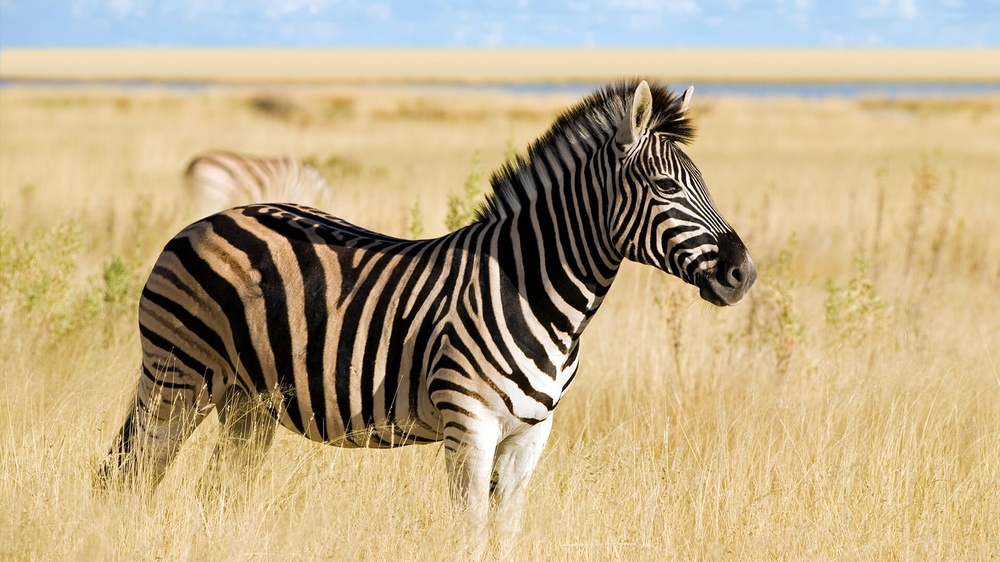
#> input picture Assignment_32/inputs/zeb.jpg, 1000 x 562 px, shrunk from 1920 x 1080 before the run
$ python 1_Convolution_2D.py
#> lines starting #> are read from the running program, lines starting #| are printed output that depends on the picture
import cv2
import matplotlib.pyplot as plt
import numpy as np

img = cv2.imread("inputs/zeb.jpg" , cv2.IMREAD_GRAYSCALE)
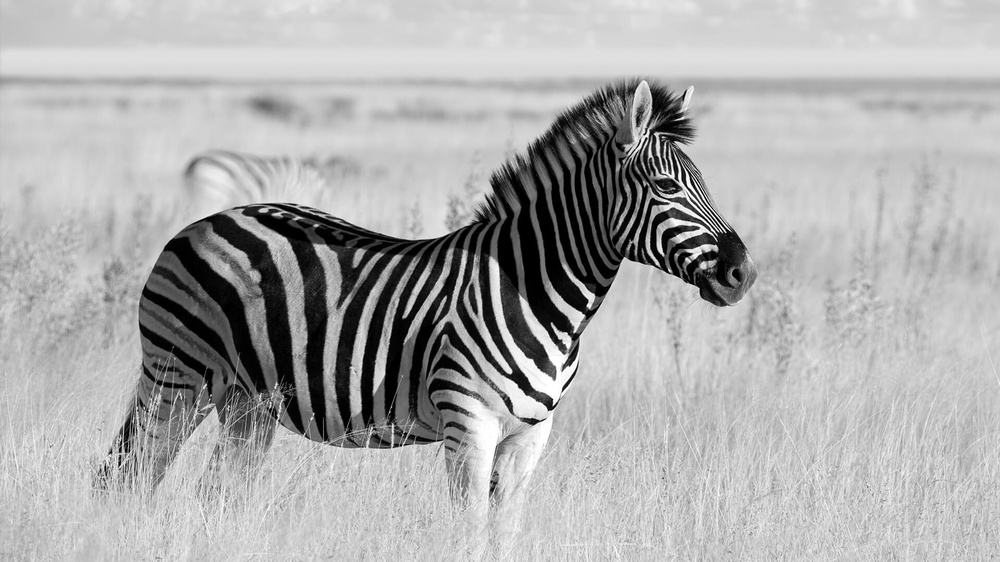
#> img: shape (562, 1000); min 0, max 255, mean 172.9

edge_detection_kernel = np.array([[-1 , -1 , -1],
                                  [-1 ,  8 , -1],
                                  [-1 , -1 , -1]])

identity_kernel = np.array([[0  ,  0 ,  0],
                            [0  ,  1 ,  0],
                            [0  ,  0 ,  0]])

Sharpening_kernel = np.array([[0  , -1 ,  0],
                              [-1 ,  5 , -1],
                              [0  , -1 ,  0]])

emboss_kernel = np.array([[-2 , -1 ,  0],
                          [-1 ,  1 ,  1],
                          [ 0 ,  1 ,  2]])

my_kernel1 = np.array([[ 1 ,  2 ,  1],
                       [ 0 ,  0 ,  0],
                       [-1 , -2 , -1]])


result = cv2.filter2D(img  ,-1, my_kernel1 )
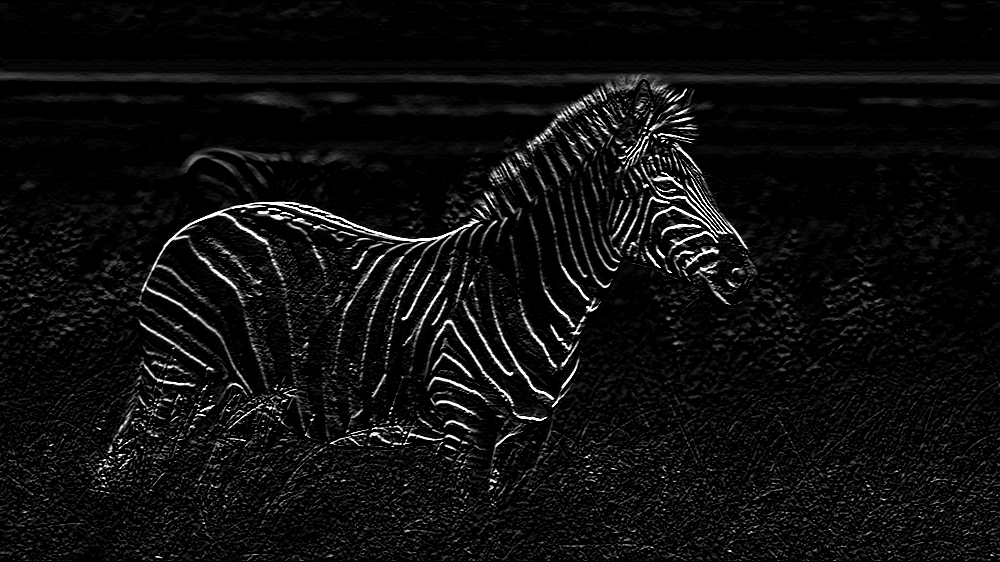
#> result: shape (562, 1000); min 0, max 255, mean 14.4
cv2.imwrite("outputs/horizontal_edges.jpg" , result)
cv2.imshow("", result)
cv2.waitKey()

$ run again, with Assignment_32/inputs/3_skyView.jpg copied over Assignment_32/inputs/zeb.jpg
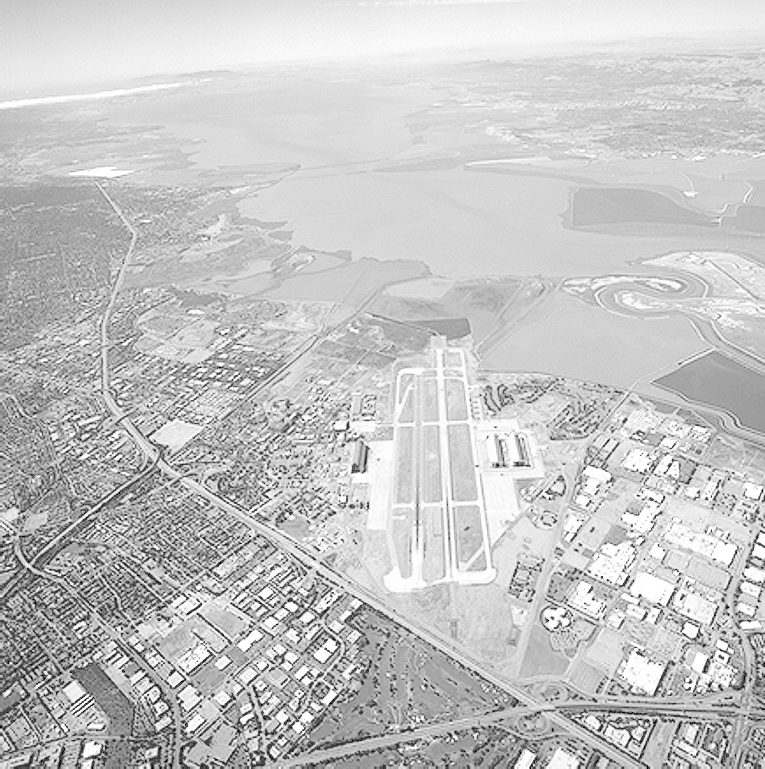
#> input picture Assignment_32/inputs/3_skyView.jpg, 765 x 769 px
#> img is the input picture: shape (769, 765); min 0, max 255, mean 197.1
#> `result = cv2.filter2D(img  ,-1, my_kernel1 )`:
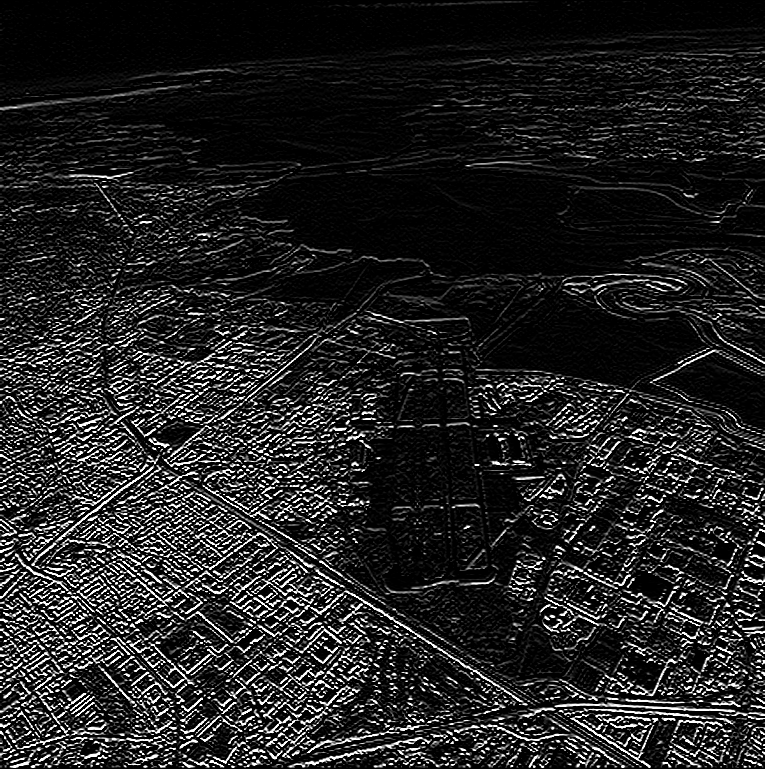
#> result: shape (769, 765); min 0, max 255, mean 34.7
